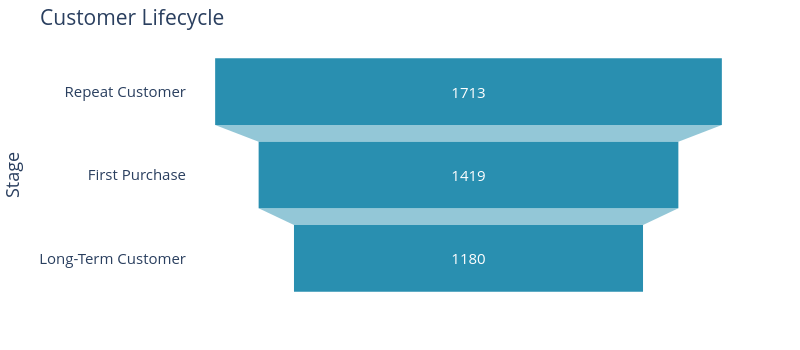

Notebook source saved alongside this figure:
### Code cell
#%pip install --upgrade nbformat

# visualize funnel
import plotly.express as px

fig = px.funnel(
    funnel,
    x="Customers",
    y="Stage",
    color_discrete_sequence=["#298fb0"],
    width = 800,
    height = 350,
    title = "Customer Lifecycle" 
)
fig.update_layout(font=dict(size=15))
# Remove background colors
fig.update_layout(
    plot_bgcolor='rgba(0,0,0,0)', paper_bgcolor='rgba(0,0,0,0)')

# Adjust margins to make the funnel fill more/less horizontal space
fig.update_layout(margin=dict(l=50, r=50, t=50, b=50))
fig.show()

### Figure 1 — Plotly figure (JSON) as saved in the notebook; plotly's stock layout.template omitted (floating-point values rounded to 4 significant figures)
{"data": [{"hovertemplate": "Customers=%{x}<br>Stage=%{y}<extra></extra>", "legendgroup": "", "marker": {"color": "#298fb0"}, "name": "", "orientation": "h", "showlegend": false, "type": "funnel", "x": [1713, 1419, 1180], "xaxis": "x", "y": ["Repeat Customer", "First Purchase", "Long-Term Customer"], "yaxis": "y"}], "layout": {"font": {"size": 15}, "height": 350, "legend": {"tracegroupgap": 0}, "margin": {"b": 50, "l": 50, "r": 50, "t": 50}, "paper_bgcolor": "rgba(0,0,0,0)", "plot_bgcolor": "rgba(0,0,0,0)", "title": {"text": "Customer Lifecycle"}, "width": 800, "xaxis": {"anchor": "y", "domain": [0, 1], "title": {"text": "Customers"}}, "yaxis": {"anchor": "x", "domain": [0, 1], "title": {"text": "Stage"}}}}
